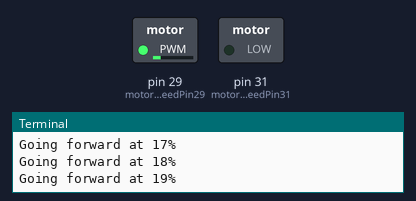
This program was run on a simulated Raspberry Pi (header pin numbers). Shown: switched loads named in the program (green lamp = pin HIGH), the last lines printed to the terminal.

Above: at 1.85 s.
At 10.88 s:
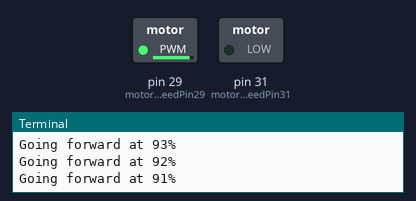
At 20.0 s:
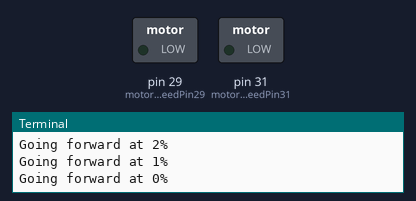
At 39.15 s:
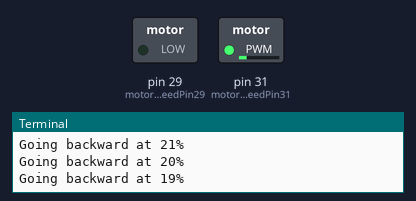
Timing chart, 0 to 40.0 s (numbered marks = the images above):
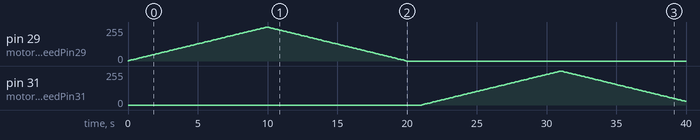

The program:

largeDcMotor.py
```python
import RPi.GPIO as GPIO
import time

GPIO.setmode(GPIO.BOARD)
GPIO.setup(29, GPIO.OUT)
GPIO.setup(31, GPIO.OUT)
motorSpeedPin29 = GPIO.PWM(29, 1000)
motorSpeedPin31 = GPIO.PWM(31, 1000)
motorSpeedPin29.start(0)
motorSpeedPin31.start(0)

def forward(speed):
    print(f"Going forward at {speed}%")
    GPIO.output(31, False)
    motorSpeedPin29.ChangeDutyCycle(speed)

def backward(speed):
    print(f"Going backward at {speed}%")
    GPIO.output(29, True)
    motorSpeedPin31.ChangeDutyCycle(speed)

def stop():
    GPIO.output(29, False)
    GPIO.output(31, False)
    time.sleep(1)

try:
    speed = 0
    while speed < 100:
        speed += 1
        forward(speed)
        time.sleep(.1)
    while speed > 0:
        speed -= 1
        forward(speed)
        time.sleep(.1)
    stop()
    speed = 0
    while speed < 100:
        speed += 1
        backward(speed)
        time.sleep(.1)
    while speed > 0:
        speed -= 1
        backward(speed)
        time.sleep(.1)
    stop()
finally:
    motorSpeed.stop()
    GPIO.cleanup()
```

Measured:
- by itself, pin 29 (motorSpeedPin29): rises from 0/255 to 255/255 in 9.9 s, then falls to 0/255 in 10.0 s
- by itself, pin 31 (motorSpeedPin31): rises from 0/255 to 255/255 in 9.9 s, then falls to 28/255 in 8.9 s
